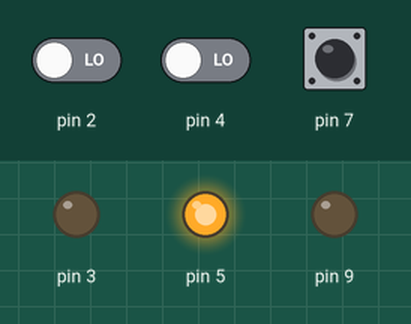
This sketch was run on a simulated Arduino Uno, built with avr-gcc and run on an emulated ATmega328P. Parts: output pins drawn as LEDs (lit = HIGH). The test bench sets the inputs (shaded band); at power-on: pin 2 LOW, pin 4 LOW, pin 7 HIGH.

Above: at 1.2 s.
1.3 s: pin 2 driven HIGH
At 2.4 s:
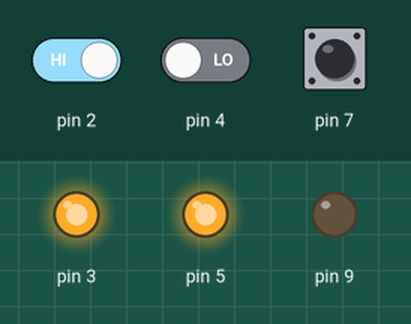
2.8 s: pin 4 driven HIGH
At 3.7 s:
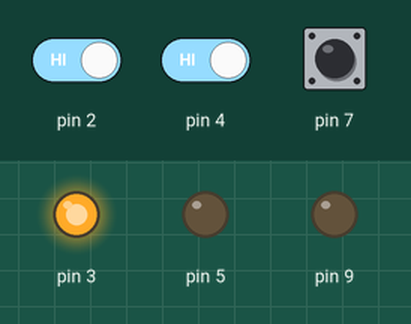
4.3 s: pin 7 pulled LOW for 0.15 s
At 5.6 s:
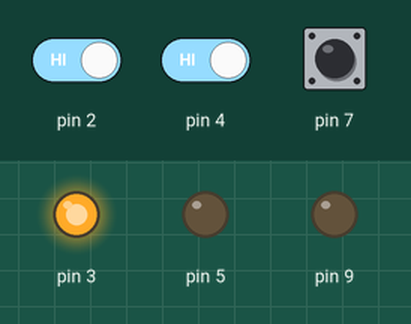
5.9 s: pin 2 driven LOW
At 6.8 s:
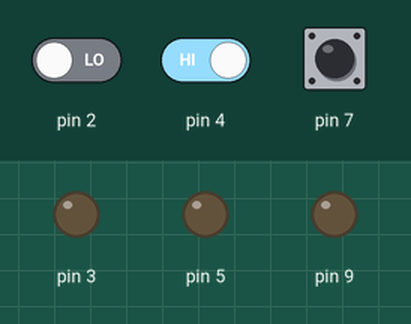
7.4 s: pin 7 pulled LOW for 1 s
At 8.0 s:
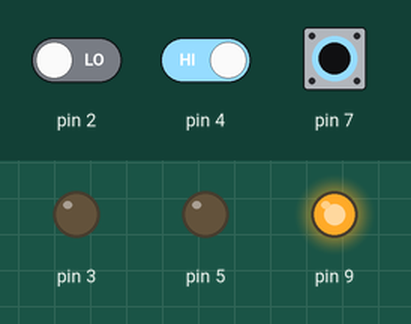
9.9 s: pin 7 pulled LOW for 3.2 s
At 13.7 s:
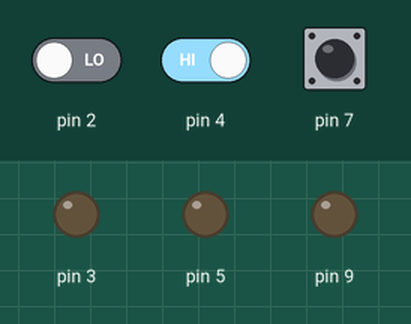
Timing chart, 0 to 15.2 s (numbered marks = the images above; inputs shaded):
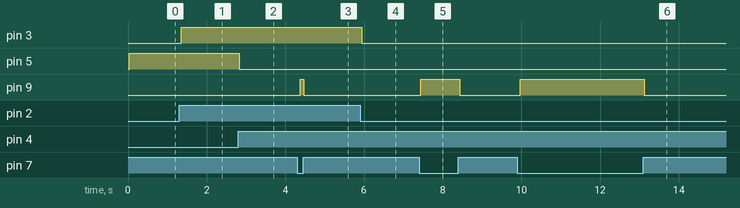

Measured:
- after the input at 1.3 s, pin 3: LOW → HIGH after 0.05 s
- after the input at 2.8 s, pin 5: HIGH → LOW at once
- after the input at 4.3 s, pin 9: LOW → HIGH after 0.08 s, → LOW 0.09 s later
- after the input at 5.9 s, pin 3: HIGH → LOW at once
- after the input at 7.4 s, pin 9: LOW → HIGH at once, → LOW 0.99 s later
- after the input at 9.9 s, pin 9: LOW → HIGH after 0.06 s, → LOW 3.2 s later

The sketch:

L1_Using_Buttons.ino
```cpp
#include "ButtonLed.h"

const int DELAY_MS = 30;

ButtonLed _buttonLed1(2, 3, DELAY_MS, /* reverseButtonState= */ false, /* inputPullup = */ false);
ButtonLed _buttonLed2(4, 5, DELAY_MS, /* reverseButtonState= */ true, /* inputPullup = */ false);
ButtonLed _buttonLed3(7, 9, DELAY_MS, /* reverseButtonState= */ true, /* inputPullup = */ true);

void setup() {}

void loop() {
  _buttonLed1.update();
  _buttonLed2.update();
  _buttonLed3.update();
}
```

ButtonLed.cpp
```cpp
#include "ButtonLed.h"
#include <Arduino.h>

ButtonLed :: ButtonLed(int inputButtonPin, int outputLedPin,
                       unsigned long delayMs, bool reverseButtonState, bool inputPullup)
  : _inputButtonPin(inputButtonPin), _outputLedPin(outputLedPin),
    _delayMs(delayMs), _reverseButtonState(reverseButtonState), _inputPullup(inputPullup) {
  int inputMode = _inputPullup ? INPUT_PULLUP : INPUT;
  pinMode(_inputButtonPin, inputMode);
  pinMode(_outputLedPin, OUTPUT);
}

void ButtonLed :: update() {
  int buttonState = digitalRead(_inputButtonPin);
  int adjustedButtonState = _reverseButtonState ? !buttonState : buttonState;
  digitalWrite(_outputLedPin, adjustedButtonState);
  delay(_delayMs);
}
```

ButtonLed.h
```cpp
#ifndef BUTTON_LED_H
#define BUTTON_LED_H

class ButtonLed {
  private:
    const int _inputButtonPin; // input button pin
    const int _outputLedPin; // output LED pin
    const unsigned long _delayMs; // loop delay in ms
    const bool _reverseButtonState; // true if should flip button state for activating LED
    const bool _inputPullup; // true if should use INPUT_PULLUP mode instead of INPUT

  public:
    // Constructor
    ButtonLed(int inputButtonPin, int outputLedPin,
              unsigned long delayMs, bool reverseButtonState, bool inputPullup);
    /**
    * Calculates whether to toggle output state based on the set interval
    * Call this function once per loop()
    */
    void update();
};

#endif
```
